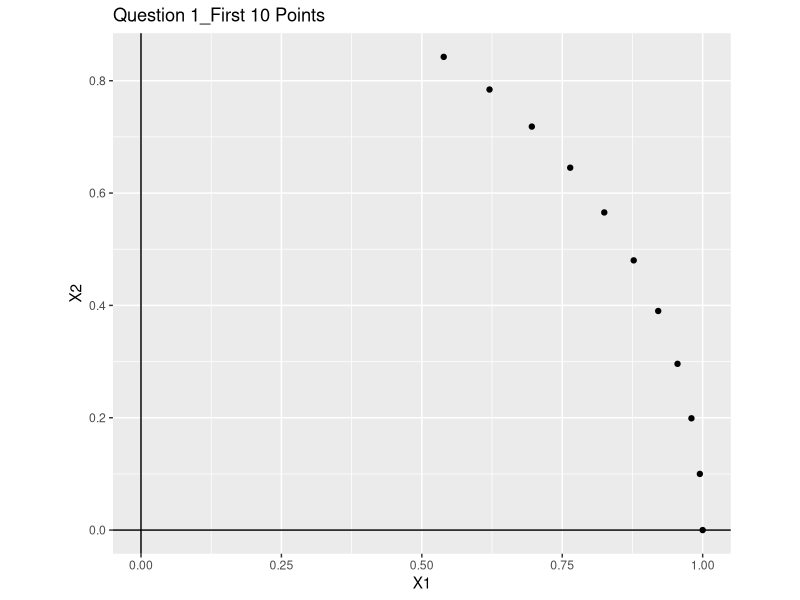
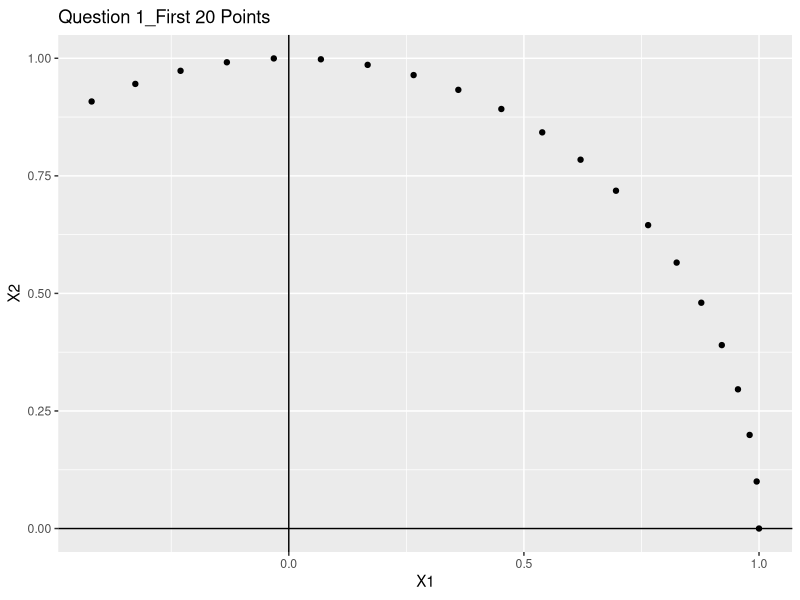
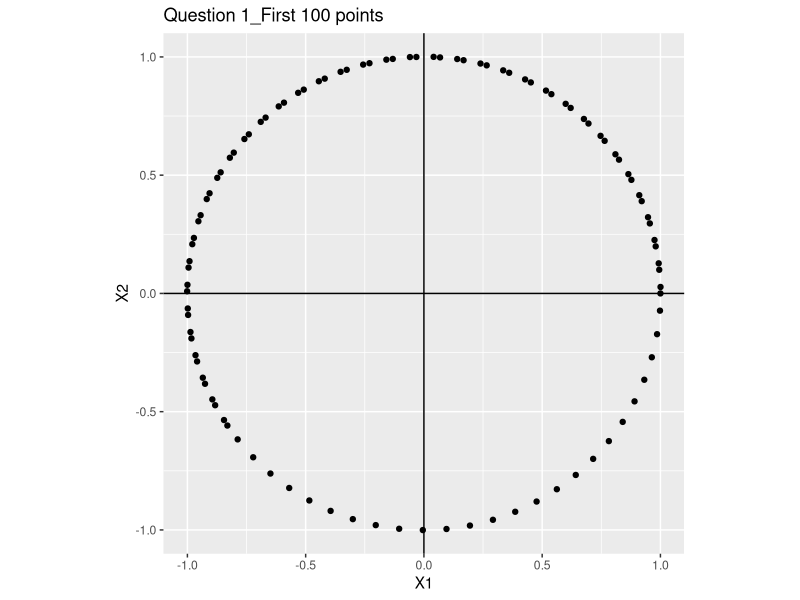
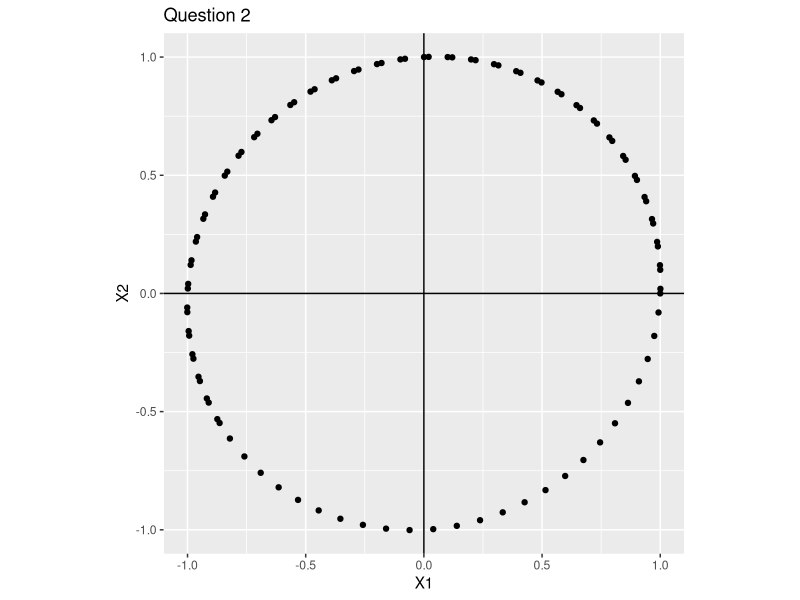
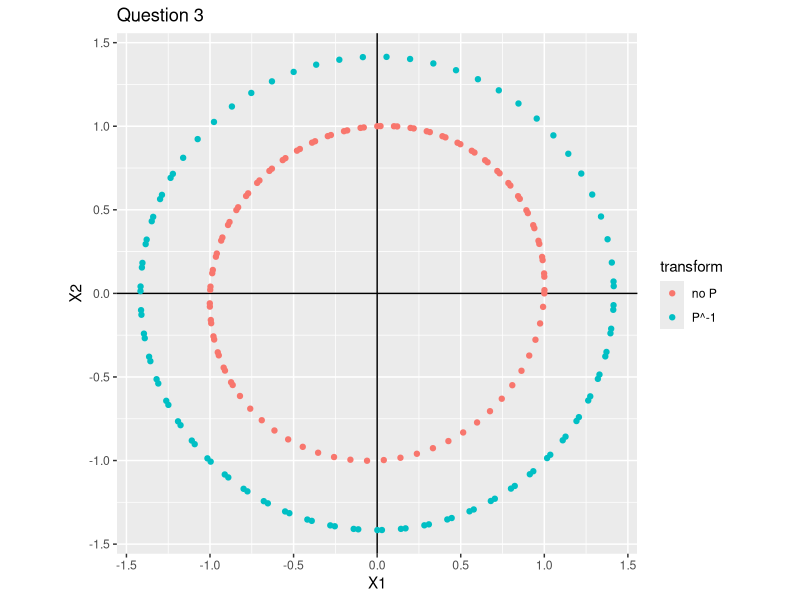
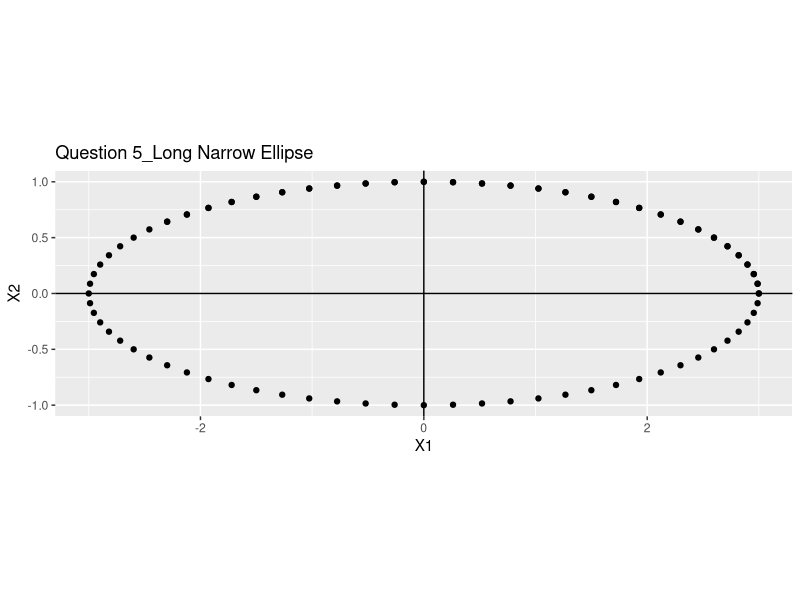
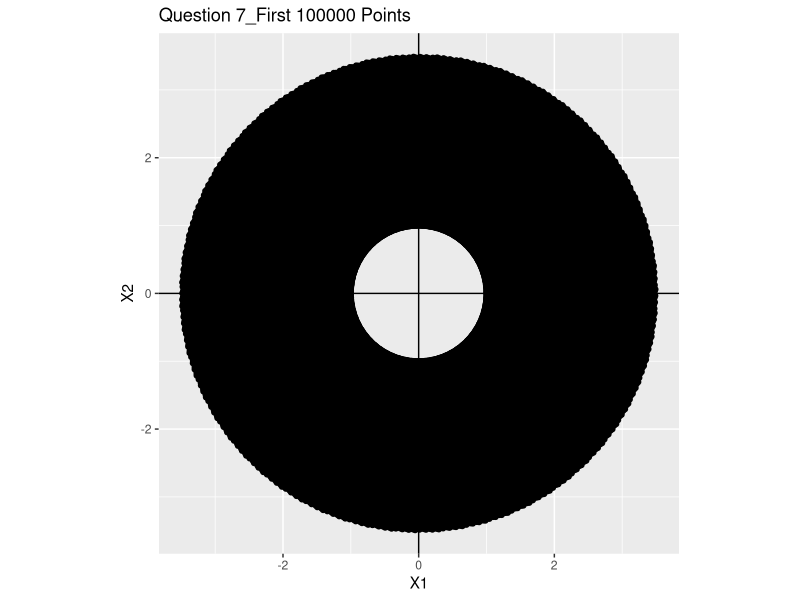
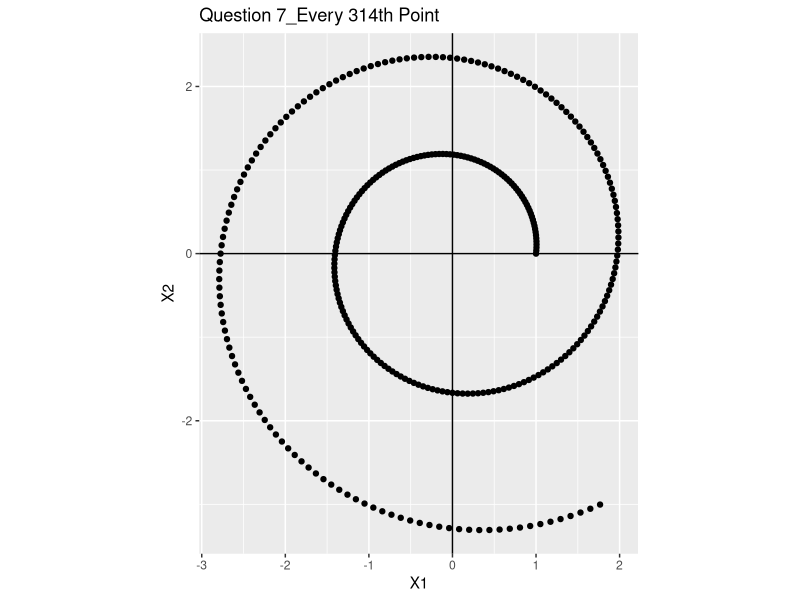

These charts were generated, in order, by the following R code:
library(expm)
library(ggplot2)

# TODOS:
# 1. q1, run function for needed numbers of points and then plot them. 
# 2. q5, find a matrix that will produce the ellispe. run function and plot
# see https://en.wikipedia.org/wiki/Matrix_representation_of_conic_sections
# 3. q6, figure out what you want to define as "close" to X1 and then plot them
# 4. do q7, q8q3


# this will perform most of the computations needed

matrix.rotate <- function(x0, matrot, point){
  # start a list with x0 as its only values
  lst <- c(x0)
  
  # set up x current with the intial conditions
  x.current <- t(x0)
  
  for(i in 1:point){
    x.new <-  matrot %*% x.current
    lst <- c(lst, x.new)
    x.current <- x.new
  }
  print(lst)  
  matrix.final <- matrix(lst, nrow = 2, ncol = point + 1)
  return(matrix.final)
}

# q1 consider x(n+1) = x(n) and Ax(n)
# with A = ((.995,-.1)(.1,.995))
# pick some x in R2 and compute first 10 points
# then first 20, then first 100
#############################
#A should wrtiten in this way
#############################
A = matrix(c(.995, .1, -.1, .995), nrow = 2, ncol = 2)


x0 = matrix(c(1,0), nrow = 1, ncol = 2)

q1.10 <- matrix.rotate(x0, A, 10)
q1.20 <- matrix.rotate(x0, A, 20)
q1.100 <- matrix.rotate(x0, A, 100)

A10_df <- data.frame(t(q1.10))
A20_df <- data.frame(t(q1.20))
A100_df <- data.frame(t(q1.100))

ggplot(data = A10_df, aes(x = X1, y = X2)) +
  geom_hline(aes(yintercept = 0)) +
  geom_vline(aes(xintercept = 0)) +
  geom_point() +
  coord_equal(ratio=1) +
  ggtitle("Question 1_First 10 Points")

ggplot(data = A20_df, aes(x = X1, y = X2)) +
  geom_hline(aes(yintercept = 0)) +
  geom_vline(aes(xintercept = 0)) +
  geom_point() +
  coord_equal(ratio=1) +
  ggtitle("Question 1_First 20 Points")

ggplot(data = A100_df, aes(x = X1, y = X2)) +
  geom_hline(aes(yintercept = 0)) +
  geom_vline(aes(xintercept = 0)) +
  geom_point() +
  coord_equal(ratio=1) +
  ggtitle("Question 1_First 100 points")

# q2 now use B = ((1,-.1),(.1,.99))
# compute first 100 points and plot
#############################
#B should written in this way
#############################
B = matrix(c(1, .1, -.1, .99), nrow = 2, ncol = 2)

q2.100 <- matrix.rotate(x0, B, 5)
#############################################################
# Is here should be 100 instead of 5,as the question stated?#
#############################################################
q2.100 <- matrix.rotate(x0, B, 100)
B100_df <- data.frame(t(q2.100))
B100_df$transform <- "no P"

ggplot(data = B100_df, aes(x = X1, y = X2)) +
  geom_hline(aes(yintercept = 0)) +
  geom_vline(aes(xintercept = 0)) +
  geom_point() +
  coord_equal(ratio=1) +
  ggtitle("Question 2")

# q3 compute the Vr Vi of one of the eigen vectors of B let
# let P = (Vr,Vi) what shape will the points in q2 become
# when mulitiplied by P^-1

P <- matrix(c(0.7071, 0.0354, 0,0.7062), nrow = 2, ncol = 2)
#####################################################################
#P should be matrix(c(0.7071, -0.0354, 0,0.7062), nrow = 2, ncol = 2)
######################################################################
P <- matrix(c(0.7071, 0.0354, 0,-0.7062), nrow = 2, ncol = 2)
P.inverse <- solve(P)

q3 <- P.inverse %*%  q2.100

q3_df <- data.frame(t(q3))
q3_df$transform <- "P^-1"

q2q3_df <- rbind(B100_df, q3_df)

ggplot(data = q2q3_df, aes(x = X1, y = X2, color = transform)) +
  geom_hline(aes(yintercept = 0)) +
  geom_vline(aes(xintercept = 0)) +
  geom_point() +
  coord_equal(ratio=1) +
  ggtitle("Question 3")

# q4 Dianonalize A and B are the Vr Vi of an complex eigen
# vector are they orthogonal
########################
# prove it analytically#
########################



# q5 find a matrix such that the points form a very long narrow
# ellipse
#######################
# I can not come up one:-(
##################################

M = matrix(c(cos(5*pi/180), sin(5*pi/180), -sin(5*pi/180), cos(5*pi/180)), nrow = 2, ncol = 2)
V = matrix(c(3, 0, 0, 1), nrow = 2, ncol = 2)

x0 = matrix(c(1,0), nrow = 1, ncol = 2)

q5.100 <- matrix.rotate(x0, M, 100)

q5.100 <- V%*%q5.100

M100_df <- data.frame(t(q5.100))

ggplot(data = M100_df, aes(x = X1, y = X2)) +
  geom_hline(aes(yintercept = 0)) +
  geom_vline(aes(xintercept = 0)) +
  geom_point() +
  coord_equal(ratio=1) + 
  ggtitle("Question 5_Long Narrow Ellipse")


# q6 for E values of A compute angle by which A rotates points.
# if X(0) = (1,0) find values for n in which X(n) is very close
# the x1 axis. then repeat for B


# q7 compute first 100,000 points affected by A, only plot
# every 314th point, then every 3137th point.

A = matrix(c(.995, .1, -.1, .995), nrow = 2, ncol = 2)

x0 = matrix(c(1,0), nrow = 1, ncol = 2)

q7.100000 <- matrix.rotate(x0, A, 100000)

######################################################################
# here, should write another functions to make it only generates every 
######################################################################
A100000_df <- data.frame(t(q7.100000))

ggplot(data = A100000_df, aes(x = X1, y = X2)) +
  geom_hline(aes(yintercept = 0)) +
  geom_vline(aes(xintercept = 0)) +
  geom_point() +
  coord_equal(ratio=1) +
  ggtitle("Question 7_First 100000 Points")

ggplot(data = A100000_df[seq(1,nrow(A100000_df), by = 314), ], aes(x = X1, y = X2)) +
        geom_hline(aes(yintercept = 0)) +
        geom_vline(aes(xintercept = 0)) +
        geom_point() +
        coord_equal(ratio=1) +
        ggtitle("Question 7_Every 314th Point")

ggplot(data = A100000_df[seq(1,nrow(A100000_df), by = 3137), ], aes(x = X1, y = X2)) +
        geom_hline(aes(yintercept = 0)) +
        geom_vline(aes(xintercept = 0)) +
        geom_point() +
        coord_equal(ratio=1) +
        ggtitle("Question 7_Every 3137th Point")



A100000_df_1000 <- A100000_df[seq(1,nrow(A100000_df), by = 1000), ]
A100000_df_1000$transform <- "1000th"

A100000_df_17000 <- A100000_df[seq(1,nrow(A100000_df), by = 17000), ]
A100000_df_17000$transform <- "17000th"

A100000_df_2 <- rbind(A100000_df_1000,A100000_df_17000)

ggplot(data = A100000_df_2, aes(x = X1, y = X2, color = factor(transform))) +
        geom_hline(aes(yintercept = 0)) +
        geom_vline(aes(xintercept = 0)) +
        geom_point() +
        scale_color_manual(values=c("#000000", "#D55E00")) + 
        coord_equal(ratio=1) +
        ggtitle("Question 7_Every 1000th Point")


# q8 let A+ = 1.01 A solve x(n+1) = A+x(n) and plot first 200
# points repeat for .99A, 1.01B and .99B
# A+ = 1.01 A
A = matrix(c(.995, .1, -.1, .995), nrow = 2, ncol = 2)
Aplus=1.01*A

x0 = matrix(c(1,0), nrow = 1, ncol = 2)

q8.200 <- matrix.rotate(x0, Aplus, 200)
Aplus200_df <- data.frame(t(q8.200))

ggplot(data = Aplus200_df, aes(x = X1, y = X2)) +
  geom_hline(aes(yintercept = 0)) +
  geom_vline(aes(xintercept = 0)) +
  geom_point() +
  coord_equal(ratio=1) +
  ggtitle("Question 8_First 200 Points_1.01A")


#A+ = 0.99A
A = matrix(c(.995, .1, -.1, .995), nrow = 2, ncol = 2)
Apluss=0.99*A

x0 = matrix(c(1,0), nrow = 1, ncol = 2)

q88.200 <- matrix.rotate(x0, Apluss, 200)
Apluss200_df <- data.frame(t(q88.200))

ggplot(data = Apluss200_df, aes(x = X1, y = X2)) +
  geom_hline(aes(yintercept = 0)) +
  geom_vline(aes(xintercept = 0)) +
  geom_point() +
  coord_equal(ratio=1) +
  ggtitle("Question 8_First 200 Points_0.99A")

#B+ = 1.01 B
B = matrix(c(1, .1, -.1, .99), nrow = 2, ncol = 2)
Bplus=1.01*B

x0 = matrix(c(1,0), nrow = 1, ncol = 2)

q8b.200 <- matrix.rotate(x0, Bplus, 200)
Bplus200_df <- data.frame(t(q8b.200))

ggplot(data = Bplus200_df, aes(x = X1, y = X2)) +
  geom_hline(aes(yintercept = 0)) +
  geom_vline(aes(xintercept = 0)) +
  geom_point() +
  coord_equal(ratio=1) +
  ggtitle("Question 8_First 200 Points_1.01B")


#B+ = 0.99B
B = matrix(c(1, .1, -.1, .99), nrow = 2, ncol = 2)
Bpluss=0.99*A

x0 = matrix(c(1,0), nrow = 1, ncol = 2)

q88b.200 <- matrix.rotate(x0, Bpluss, 200)
Bpluss200_df <- data.frame(t(q88b.200))

ggplot(data = Bpluss200_df, aes(x = X1, y = X2)) +
  geom_hline(aes(yintercept = 0)) +
  geom_vline(aes(xintercept = 0)) +
  geom_point() +
  coord_equal(ratio=1) +
  ggtitle("Question 8_First 200 Points_0.99B")
